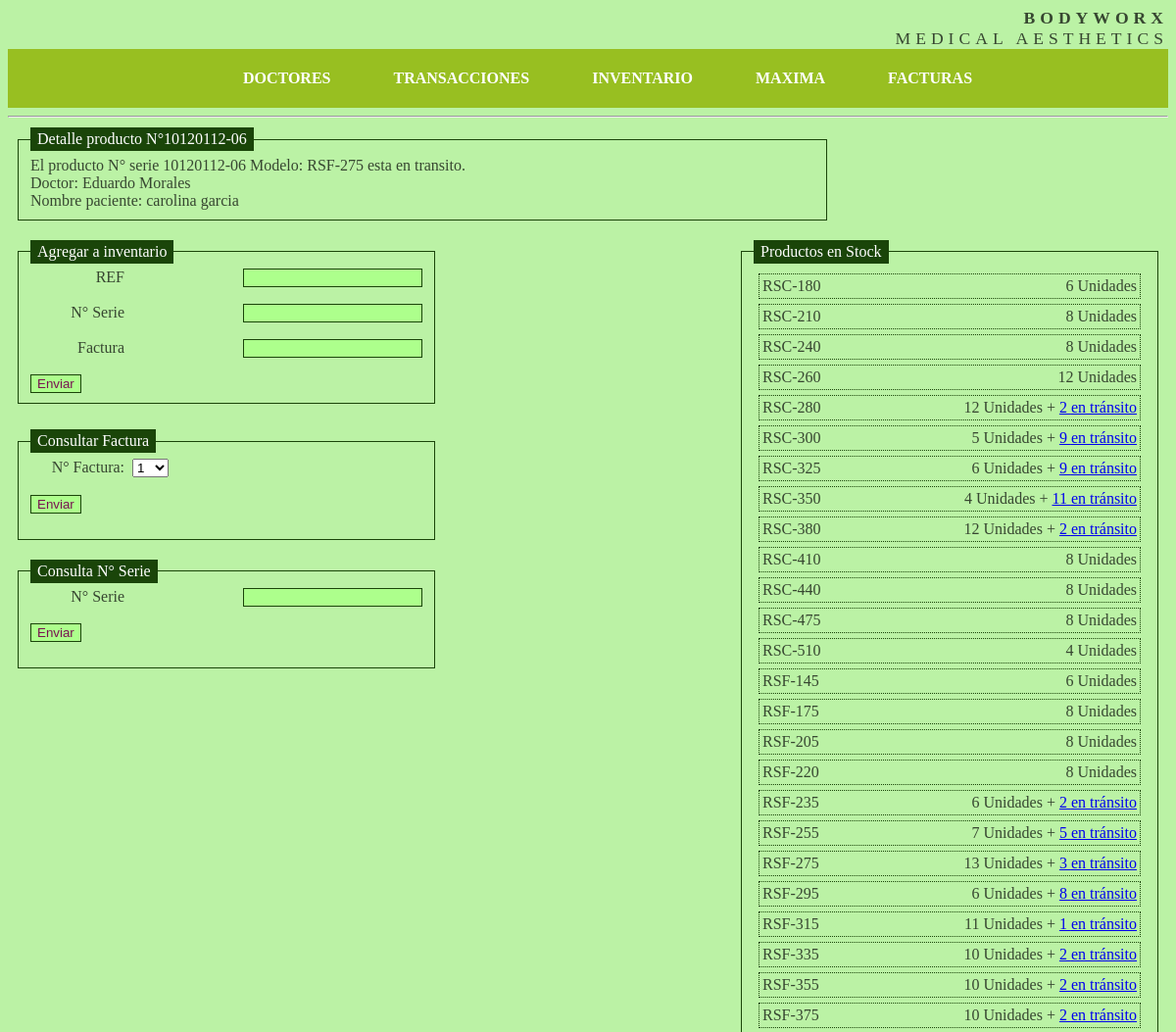
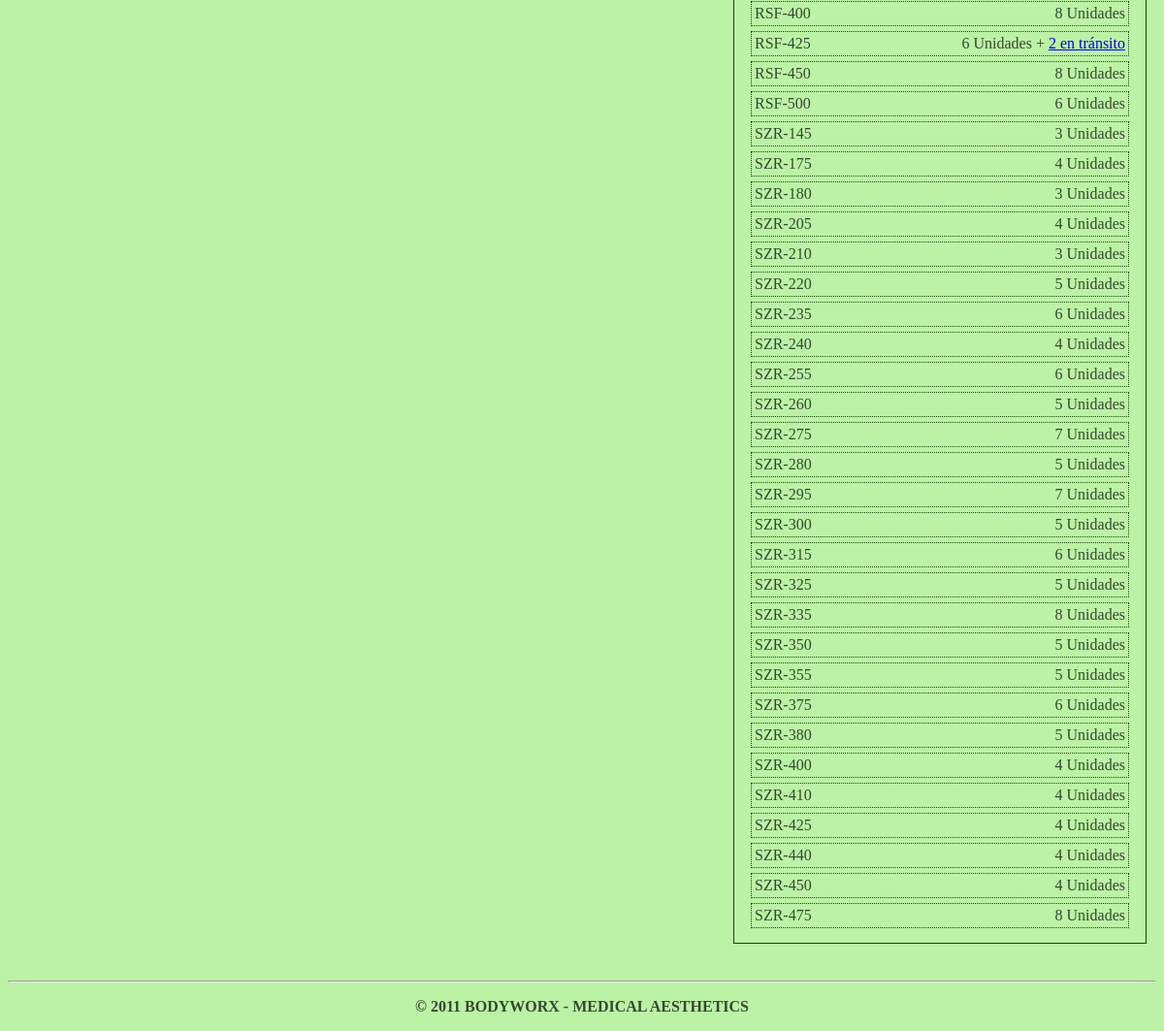
The page /newinventario.php?sn=10120112-06 on the database its author committed (2 pictures, top to bottom).
### tables this page shows
CREATE TABLE `transact` (
  `transact_id` int(11) NOT NULL AUTO_INCREMENT,
  `doctor_id` int(11) NOT NULL,
  `sn` varchar(16) NOT NULL,
  `nombre_paciente` varchar(32) NOT NULL,
  `fecha_trans` timestamp NOT NULL DEFAULT CURRENT_TIMESTAMP,
  `num_factura` int(11) NOT NULL,
  `completa` tinyint(1) NOT NULL DEFAULT '0',
  PRIMARY KEY (`transact_id`),
  KEY `indice_doctores` (`doctor_id`)
);

CREATE TABLE `inventario` (
  `ref` varchar(7) NOT NULL,
  `lot` int(8) NOT NULL,
  `sn` varchar(12) NOT NULL,
  `factura` int(11) NOT NULL,
  `fecha` timestamp NOT NULL DEFAULT CURRENT_TIMESTAMP,
  PRIMARY KEY (`sn`)
);

CREATE TABLE `doctores` (
  `id` int(11) NOT NULL AUTO_INCREMENT,
  `nombre` varchar(32) NOT NULL,
  `apellido` varchar(32) NOT NULL,
  `clinica` varchar(32) NOT NULL,
  `fecha_nac` date NOT NULL,
  PRIMARY KEY (`id`)
);

### newinventario.php (the view, shortened to what this page needs)
<html>
<head>
	<link rel="stylesheet" href="style.css" type="text/css" media="screen" />
</head>
<body>
<?php include("header.php")?>
<?php
if(!empty($_GET))
{
    echo '<div class="detalle_sn">';
    echo '<fieldset>';
    echo '<legend>Detalle producto N°'.$_GET['sn'].'</legend>';
    $query = "SELECT * FROM transact INNER JOIN inventario INNER JOIN doctores ON inventario.sn = transact.sn AND doctores.id = transact.doctor_id WHERE transact.sn = '".$_GET['sn']."'";
    $res = mysql_query($query);
    if(mysql_num_rows($res) == 0)
    {
        $prod_query = "SELECT * FROM inventario WHERE sn  = '".$_GET['sn']."'";
        $res = mysql_query($prod_query);
        $row = mysql_fetch_assoc($res);
        echo 'El producto N° serie '.$_GET['sn'].' Modelo: '.$row['ref'].'<br/> llego con la factura '.$row['factura'].' en la fecha '.$row['fecha'].', y se encuentra en inventario<br/>';
        echo '</legend></div>';
    }
    else
    {
        $row = mysql_fetch_assoc($res);
        if($row['completa'] == 0)
        {
            echo 'El producto N° serie '.$_GET['sn'].' Modelo: '.$row['ref'].' esta en transito.<br/>';
            echo 'Doctor: '.$row['nombre'].' '.$row['apellido'].'<br/>';
            echo 'Nombre paciente: '.$row['nombre_paciente'];
            echo '<br/>';
        }
    }
    echo '</div>';
}
?>
<div class="newinventario">
    <form action="addinventario.php" method="get">
    <fieldset>
        <legend>Agregar a inventario</legend>
        <label for="ref">REF</label><span class="cantidad"><input type="text" name="ref"></span><br/><br/>
        <label for="sn">N° Serie</label><span class="cantidad"><input type="text" name="sn"></span><br/><br/>
        <label for="factura">Factura</label><span class="cantidad"><input type="text" name="factura"></span><br/><br/>
        <input type="submit" value="Enviar">
    </fieldset>
    </form>
</div>
<div class="inventariolist">
    <fieldset>
    <legend>Productos en Stock</legend>
    <?php
    $query = "SELECT ref, COUNT(ref) AS cantidad FROM bodyworx.inventario WHERE NOT EXISTS (SELECT * FROM transact WHERE transact.sn = inventario.sn) GROUP BY ref";
    $results = mysql_query($query);
    while($row = mysql_fetch_assoc($results))
    {
        $query_trans = "SELECT ref, COUNT(ref) AS transito FROM bodyworx.transact INNER JOIN bodyworx.inventario ON transact.sn = inventario.sn WHERE ref = '".$row['ref']."' AND completa = 0 GROUP BY ref";
        $results_trans = mysql_query($query_trans);
        $row_trans = mysql_fetch_assoc($results_trans);
        echo '<div class="dotbox">';
        echo $row['ref'].' <span class="cantidad">'.$row['cantidad'].' Unidades';
        if(mysql_num_rows($results_trans) != 0)
        {
            echo ' + <a href="newtransact.php?ref='.$row_trans['ref'].'">'.$row_trans['transito'].' en tránsito</a><br/>';
        }
        echo '</span></div>';
    }
?>
</fieldset>
</div>
<div class="consulta_fact">
    <fieldset>
    <legend>Consultar Factura</legend>
    <?php
    $fact_query = "SELECT DISTINCT factura FROM bodyworx.inventario ORDER BY factura ASC";
    $fact_results = mysql_query($fact_query);
    echo '<form action="consulta_fact.php" method="get">';
    echo '<label for="fact_num">N° Factura: </label>';
    echo '<select name="fact_num">';
    while($fact_row = mysql_fetch_assoc($fact_results))
    {
        echo '<option value="'.$fact_row['factura'].'">'.$fact_row['factura'].'</option>';
    }
    ?>
    </select><br/><br/>
    <input type="submit" value="Enviar">
    </fieldset>
</div>
<div class="consulta_sn">
<fieldset>
<legend>Consulta N° Serie</legend>
<?php
    echo '<form action="newinventario.php" method="get">';
    echo '<label for="sn">N° Serie</label><span class="cantidad"><input type="text" name="sn"></span><br/><br/>';
    echo '<input type="submit" value="Enviar">';
    echo '</form>';
?>
</div>
<?php include("footer.php"); ?>
</body>
</html>

### header.php
<div class="header">
    <b>BODYWORX<br/></b>
    MEDICAL AESTHETICS
</div>
<div class="opciones">
    <ul>
    <li><a href="menu.php">DOCTORES</a></li><spacer>
    <li><a href="newtransact.php">TRANSACCIONES</a></li>
    <li><a href="newinventario.php">INVENTARIO</a></li>
    <li><a href="maxima.php">MAXIMA</a></li>
    <li><a href="newfactura.php">FACTURAS</a></li>
    </ul>
</div>
<hr>

### footer.php
<div class="footer">
<hr>
    <p align="center">
    <b>&copy; <?php echo date('Y')?> BODYWORX - MEDICAL AESTHETICS<br/></b>
    </p>
</div>

### style.css (style rules this page uses)
body { background-color:#bbf2a5; color:#374731; }
div.header { text-align:right; position:center; font-size:1.1em; letter-spacing:5px; }
div.opciones { list-style-type:none; margin:0px; padding-left:300px; font-weight:bold; color:#FFFFFF; background-color:#98bf21; text-align:center; padding:5px; padding-right:30px; padding-left:30px; text-decoration:none; text-transform:uppercase; }
.opciones li { display:inline; }
.opciones a:link { font-weight:bold; color:#FFFFFF; background-color:#98bf21; text-align:center; padding:5px; padding-right:30px; padding-left:30px; text-decoration:none; text-transform:uppercase; }
label { width: 6em; float: left; text-align: right; margin-right: 0.5em; display: block }
input { color: #781351; background: #adff8c; border: 1px solid #1a4509 }
fieldset { border: 1px solid #1a4509; margin: 10px; width: 25em }
div.newinventario { float:left; margin: 0px; width: 450px }
div.consulta_fact { float:left; clear:left; margin:0px; }
div.consulta_sn { float:left; clear:left; margin:0px; }
div.inventariolist { float: right; }
div.dotbox { margin: 5px; padding: 3px; border: 1px dotted #1a4509; }
span.cantidad { float:right; }
.detalle_sn fieldset { width: 800px; }
legend { color: #fff; background: #1a4509; border: 1px solid #1a4509; padding: 2px 6px }
div.footer { padding-top: 20px; clear: both; }

### rows shown on the page
transact: inventario.ref "RSF-275", doctor.nombre "Eduardo", doctor.apellido "Morales", nombre_paciente "carolina garcia"

### other values the page prints
$_GET['sn'] "10120112-06"
$row['ref'] "RSC-180"
$row['cantidad'] "6"
$row['ref'] "RSC-210"
$row['cantidad'] "8"
$row['ref'] "RSC-240"
$row['ref'] "RSC-260"
$row['cantidad'] "12"
$row['ref'] "RSC-280"
$row_trans['transito'] "2"
$row['ref'] "RSC-300"
$row['cantidad'] "5"
$row_trans['transito'] "9"
$row['ref'] "RSC-325"
$row['ref'] "RSC-350"
